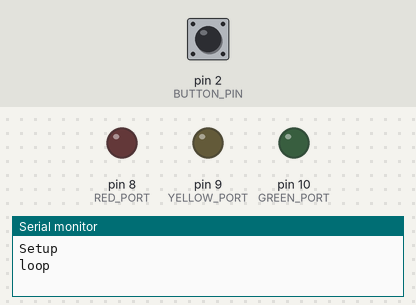
Bench run of a sketch on a simulated Arduino Uno, built with avr-gcc and run on an emulated ATmega328P. On the bench: output pins drawn as LEDs (lit = HIGH), the last lines printed to the serial monitor. The inputs (shaded band) are chosen by the test bench; at power-on: pin 2 (BUTTON_PIN) LOW.

Above: at 1.2 s.
1.3 s: pin 2 (BUTTON_PIN) pulled HIGH for 0.15 s
At 5.6 s:
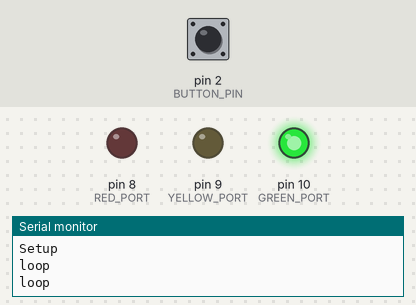
At 8.3 s:
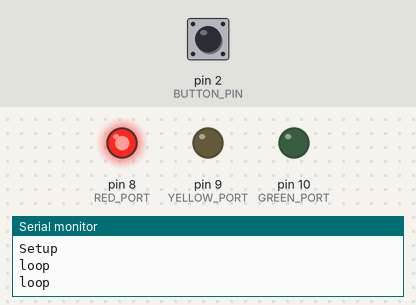
Timing chart, 0 to 9.8 s (numbered marks = the images above; inputs shaded):
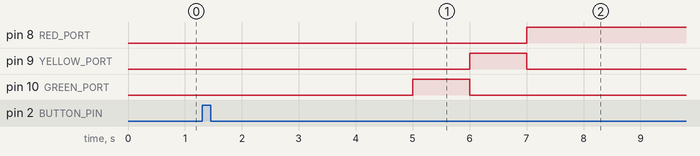

Measured:
- after the input at 1.3 s, pin 8 (RED_PORT): LOW → HIGH after 5.7 s; pin 9 (YELLOW_PORT): LOW → HIGH after 4.7 s, → LOW 1.0 s later; pin 10 (GREEN_PORT): LOW → HIGH after 3.7 s, → LOW 1.0 s later

The sketch:

redlight.ino
```cpp
#define PAS_CAN 5.0F / 1024.0F
#define BUTTON_PIN 2
volatile bool isPushed=false;
void setup()
{
  // put your setup code here, to run once:
  Serial.begin(9600);
  Serial.println("Setup");
  pinMode(BUTTON_PIN, INPUT);
  attachInterrupt(digitalPinToInterrupt(BUTTON_PIN),interruptionFunction,RISING);
  initFeuxPieton();
}

void loop()
{
  Serial.println("loop");
  // put your main code here, to run repeatedly:
  if(isPushed){
    uint16_t tempsEnMillisSec = lectureTemps();
    sequencePassagePieton(tempsEnMillisSec);
    attachInterrupt(digitalPinToInterrupt(BUTTON_PIN),interruptionFunction,RISING);
    isPushed=false;

  }
  delay(5000);
}

void interruptionFunction(){
    detachInterrupt(digitalPinToInterrupt(BUTTON_PIN));
    isPushed=true;
}
```

gestionFeux.ino
```cpp
#define GREEN_PORT 10
#define YELLOW_PORT 9
#define RED_PORT 8

void initFeuxPieton(){
   //def des pullup res
  pinMode(GREEN_PORT, OUTPUT);
  pinMode(YELLOW_PORT, OUTPUT);
  pinMode(RED_PORT, OUTPUT);
}
/**
   declenchement pour le passage pieton de sequence des feux
   @params waitTime {uint6_t} temps d'attente au vert pour le pieton en ms
*/
void sequencePassagePieton(uint16_t waitTime) {
  //extinction rouge
  digitalWrite(RED_PORT, LOW);
  //allumage vert
  digitalWrite(GREEN_PORT, HIGH);
  //attente
  delay(1000);
  //extinction vert
  digitalWrite(GREEN_PORT, LOW);
  //allumage orange
  digitalWrite(YELLOW_PORT, HIGH);
  //attente
  delay(1000);
  //extinction orange
  digitalWrite(YELLOW_PORT, LOW);
  //allumage rouge
  digitalWrite(RED_PORT, HIGH);
  delay(waitTime);
}
/**
 * lecture depuis A0 d'une valeur de tension convertie vers une valeur en sec 25sec max
 * @returns {uint16_t} temps en millis seconde
 */
uint16_t lectureTemps(){
  //lecture du potentiometre sur A0
  uint16_t potarLevel=analogRead(A0);
  float voltValue=potarLevel*PAS_CAN;
  /*  Serial.print("Valeur en volt :");Serial.print(voltValue);Serial.println("v");*/
  return voltValue*voltValue*1000;
}
```
